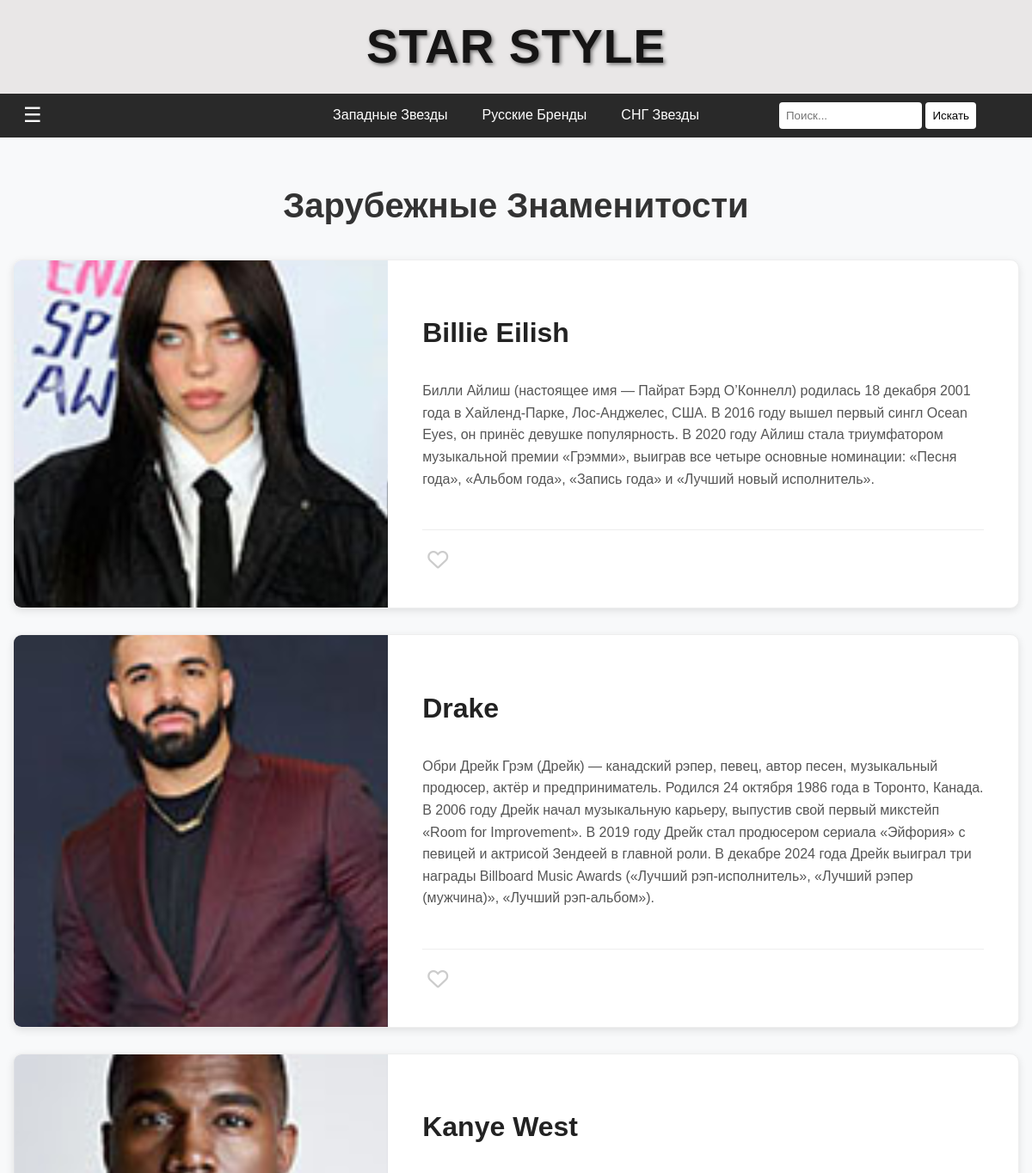
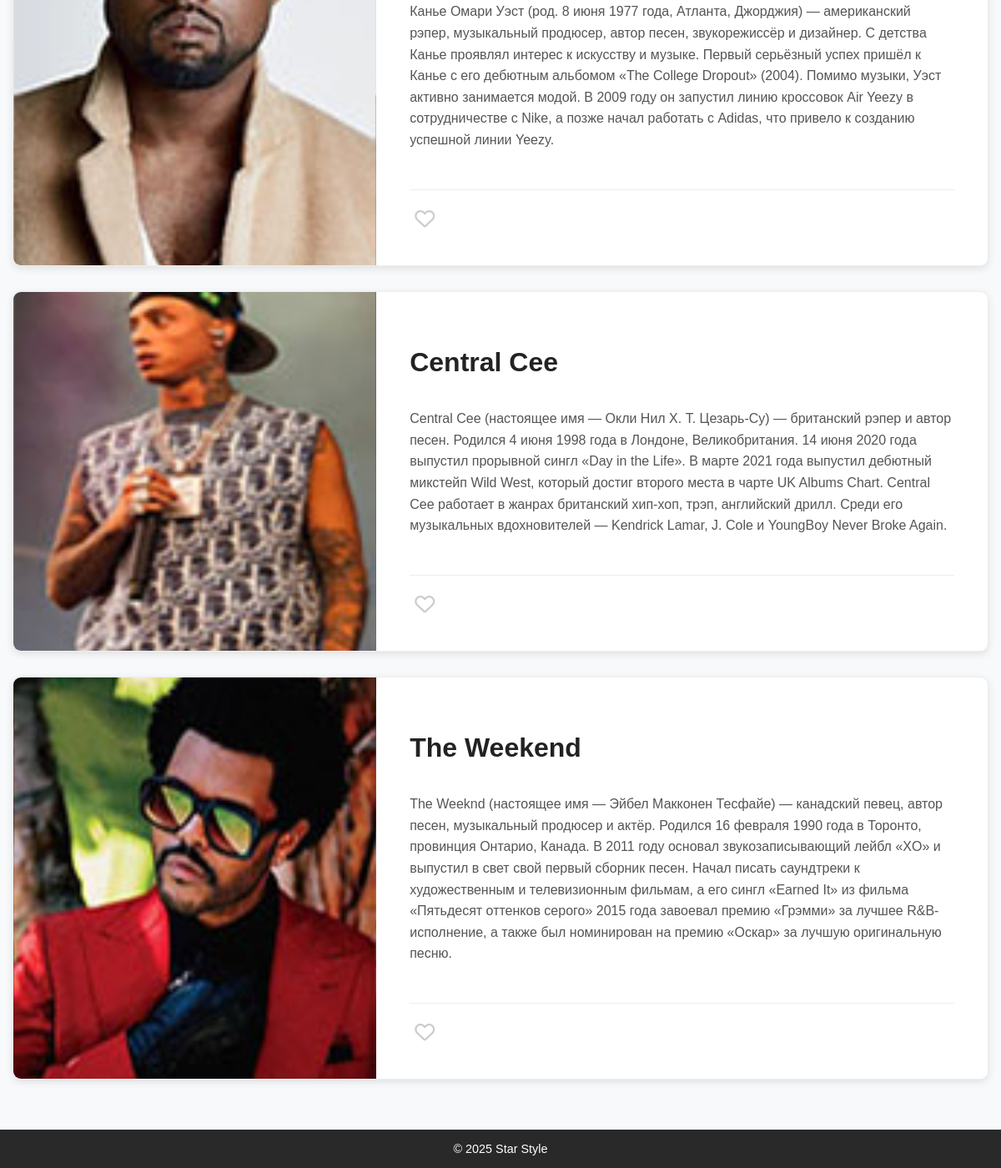
/forstars, run on the app's committed database (2 pictures, top to bottom).
### ALLSTARSdatabase.py (models this page shows, shortened)
class AllStars(db.Model):
    id = db.Column(db.Integer, primary_key=True)
    name = db.Column(db.String(100), nullable=False)
    description = db.Column(db.Text, nullable=False)
    image_url = db.Column(db.String(200), nullable=False)
    nation = db.Column(db.Integer, nullable=False)

### app.py (the view)
@app.route("/forstars", methods=['GET'])
def Forstars():
    foreign_celebrities = AllStars.query.filter_by(nation=0).all()
    return render_template("forstars.html", foreign_celebrities=foreign_celebrities)

### templates/forstars.html (shortened to what this page needs)
{% extends "base.html" %}
{% block extra_css %}
<link rel="stylesheet" href="{{ url_for('static', filename='css/allstars.css') }}">
<link rel="stylesheet" href="https://cdnjs.cloudflare.com/ajax/libs/font-awesome/6.0.0/css/all.min.css">
{% endblock %}
{% block content %}
<div class="container">
    <h1 class="text-center">Зарубежные Знаменитости</h1>
    {% for celebrity in foreign_celebrities %}
    <div class="celebrity-card">
        <div class="photo-section">
            <div class="photo-placeholder"
                 style="background-image: url('{{ url_for('static', filename=celebrity.image_url) }}')">
            </div>
        </div>
        <div class="info-section">
            <h2 class="celebrity-name">{{ celebrity.name }}</h2>
            <div class="celebrity-description">
                <p>{{ celebrity.description }}</p>
            </div>
            <div class="card-footer">
                <button class="like-btn" onclick="toggleLike(this)">
                    <i class="far fa-heart"></i>
                </button>
            </div>
        </div>
    </div>
    {% else %}
    <p class="text-center">Знаменитости не найдены</p>
    {% endfor %}
</div>
{% endblock %}

### templates/base.html (shortened to what this page needs)
<!DOCTYPE html>
<html lang="en">
<head>
    <link rel="stylesheet" href="{{ url_for('static', filename='css/base.css') }}">
    {% block extra_css %}{% endblock %}
</head>
<body>
  <header class="header">
    <h1><a href="{{ url_for('index') }}">STAR STYLE</a></h1>
  </header>
  <nav class="nav">
    <div class="menu-toggle">
      ☰
    </div>
    <div class="text">
      <a href="{{ url_for('Western_Stars') }}">Западные Звезды</a>
      <a href="{{ url_for('Ru_Streetwear') }}">Русские Бренды</a>
      <a href="{{ url_for('CIS_Stars') }}">СНГ Звезды</a>
    </div>
    <div class="search-container">
      <div class="search-container">
        <form method="GET" action="{{ url_for('index') }}">
            <input type="text" name="query" class="search-input" placeholder="Поиск..." value="{{ query }}">
            <button type="submit" class="search-button">Искать</button>
        </form>
    </div>
  </nav>
  <main class="main-content">
    {% block content %}{% endblock %}
  </main>
    <footer>
        <p>&copy; 2025 Star Style</p>
    </footer>
</body>
</html>

### static/css/base.css (style rules this page uses)
html, body { height: 100%; margin: 0; padding: 0; }
body { font-family: 'Arial', sans-serif; background-color: #E9E7E7; color: #292929; display: flex; flex-direction: column; min-height: 100vh; }
header { background-color: #E9E7E7; padding: 1px 0; text-align: center; }
header a { font-size: 55px; margin: 0; color: #161515; text-shadow: 2px 2px 4px rgba(0, 0, 0, 0.5); letter-spacing: 1px; font-family: 'Arial Black', sans-serif; text-decoration: none; text-align: center; }
.nav { z-index: 1000; width: 100%; background-color: #292929; color: white; padding: 10px 20px; box-sizing: border-box; display: flex; justify-content: space-between; align-items: center; position: sticky; top: 0; }
.text { position: absolute; left: 50%; transform: translate(-50%, 0); display: flex; align-items: center; }
.text a { color: white; padding: 14px 20px; text-decoration: none; display: inline-block; }
.menu-toggle { color: #fff; font-size: 1.5rem; cursor: pointer; transition: transform 0.3s ease, opacity 0.3s ease; margin-left: 7px; }
.search-container { display: flex; align-items: center; margin-right: 20px; }
.search-input { padding: 8px; border: none; border-radius: 4px; width: 150px; }
.search-button { padding: 8px 8px; background-color: white; border: none; border-radius: 4px; cursor: pointer; margin-right: 5px; }
footer { background-color: #292929; color: #fff; text-align: center; padding: 15px 0; width: 100%; margin-top: auto; }
footer p { margin: 0; font-size: 0.9rem; }

### static/css/allstars.css (style rules this page uses)
body { font-family: 'Montserrat', sans-serif; background-color: #f8f9fa; margin: 0; padding: 0; }
.container { max-width: 1200px; margin: 0 auto; padding: 30px 15px; }
h1.text-center { font-size: 2.5rem; font-weight: 700; margin-bottom: 40px; color: #333; text-align: center; }
.celebrity-card { display: flex; background: #fff; border-radius: 10px; box-shadow: 0 3px 10px rgba(0, 0, 0, 0.1); overflow: hidden; margin-bottom: 30px; min-height: 400px; border: 1px solid #eee; }
.photo-section { width: 40%; background-color: #f5f5f5; display: flex; align-items: center; justify-content: center; }
.photo-placeholder { width: 100%; height: 100%; background-size: cover; background-position: center; }
.info-section { width: 60%; padding: 40px; display: flex; flex-direction: column; }
.celebrity-name { font-size: 2rem; font-weight: 700; margin-bottom: 20px; color: #222; }
.celebrity-description { line-height: 1.6; color: #555; flex-grow: 1; }
.card-footer { display: flex; justify-content: space-between; align-items: center; margin-top: 30px; padding-top: 20px; border-top: 1px solid #eee; }
.like-btn { background: none; border: none; cursor: pointer; font-size: 1.5rem; color: #ccc; transition: all 0.2s ease; }
.celebrity-card { animation: fadeIn 0.6s ease-out; }

### data on the page
AllStars: image_url (picture), name "Billie Eilish", description "Билли Айлиш (настоящее имя — Пайрат Бэрд О’Коннелл) родилась 18 декабря 2001 года в Хайленд-Парке, Лос-Анджелес, США. В 2016 году вышел первый сингл Ocean Eyes, он принёс девушке популярность. В 2020 году Айлиш стала триумфатором музыкальной премии «Грэмми», выиграв все четыре основные номинации: «Песня года», «Альбом года», «Запись года» и «Лучший новый исполнитель»."
AllStars: image_url (picture), name "Drake", description "Обри Дрейк Грэм (Дрейк) — канадский рэпер, певец, автор песен, музыкальный продюсер, актёр и предприниматель. Родился 24 октября 1986 года в Торонто, Канада. В 2006 году Дрейк начал музыкальную карьеру, выпустив свой первый микстейп «Room for Improvement». В 2019 году Дрейк стал продюсером сериала «Эйфория» с певицей и актрисой Зендеей в главной роли. В декабре 2024 года Дрейк выиграл три награды Billboard Music Awards («Лучший рэп-исполнитель», «Лучший рэпер (мужчина)», «Лучший рэп-альбом»)."
AllStars: image_url (picture), name "Kanye West", description "Канье Омари Уэст (род. 8 июня 1977 года, Атланта, Джорджия) — американский рэпер, музыкальный продюсер, автор песен, звукорежиссёр и дизайнер. С детства Канье проявлял интерес к искусству и музыке. Первый серьёзный успех пришёл к Канье с его дебютным альбомом «The College Dropout» (2004). Помимо музыки, Уэст активно занимается модой. В 2009 году он запустил линию кроссовок Air Yeezy в сотрудничестве с Nike, а позже начал работать с Adidas, что привело к созданию успешной линии Yeezy."
AllStars: image_url (picture), name "Central Cee", description "Central Cee (настоящее имя — Окли Нил Х. Т. Цезарь-Су) — британский рэпер и автор песен. Родился 4 июня 1998 года в Лондоне, Великобритания. 14 июня 2020 года выпустил прорывной сингл «Day in the Life». В марте 2021 года выпустил дебютный микстейп Wild West, который достиг второго места в чарте UK Albums Chart. Central Cee работает в жанрах британский хип-хоп, трэп, английский дрилл. Среди его музыкальных вдохновителей — Kendrick Lamar, J. Cole и YoungBoy Never Broke Again."
AllStars: image_url (picture), name "The Weekend", description "The Weeknd (настоящее имя — Эйбел Макконен Тесфайе) — канадский певец, автор песен, музыкальный продюсер и актёр. Родился 16 февраля 1990 года в Торонто, провинция Онтарио, Канада. В 2011 году основал звукозаписывающий лейбл «XO» и выпустил в свет свой первый сборник песен. Начал писать саундтреки к художественным и телевизионным фильмам, а его сингл «Earned It» из фильма «Пятьдесят оттенков серого» 2015 года завоевал премию «Грэмми» за лучшее R&B-исполнение, а также был номинирован на премию «Оскар» за лучшую оригинальную песню."
